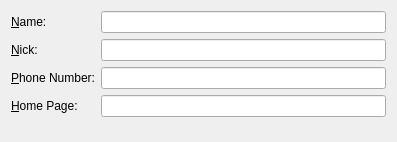
<?xml version="1.0" encoding="UTF-8"?>
<ui version="4.0">
 <class>KoRdfFoaFEditWidget</class>
 <widget class="QWidget" name="KoRdfFoaFEditWidget">
  <property name="geometry">
   <rect>
    <x>0</x>
    <y>0</y>
    <width>397</width>
    <height>142</height>
   </rect>
  </property>
  <layout class="QGridLayout" name="gridLayout">
   <item row="0" column="1">
    <widget class="QLineEdit" name="name"/>
   </item>
   <item row="1" column="1">
    <widget class="QLineEdit" name="nick"/>
   </item>
   <item row="2" column="1">
    <widget class="QLineEdit" name="phone"/>
   </item>
   <item row="0" column="0">
    <widget class="QLabel" name="label">
     <property name="text">
      <string>&amp;Name:</string>
     </property>
     <property name="buddy">
      <cstring>name</cstring>
     </property>
    </widget>
   </item>
   <item row="1" column="0">
    <widget class="QLabel" name="label_2">
     <property name="text">
      <string>&amp;Nick:</string>
     </property>
     <property name="buddy">
      <cstring>nick</cstring>
     </property>
    </widget>
   </item>
   <item row="2" column="0">
    <widget class="QLabel" name="label_3">
     <property name="text">
      <string>&amp;Phone Number:</string>
     </property>
     <property name="buddy">
      <cstring>phone</cstring>
     </property>
    </widget>
   </item>
   <item row="3" column="1">
    <widget class="QLineEdit" name="url"/>
   </item>
   <item row="3" column="0">
    <widget class="QLabel" name="label_4">
     <property name="text">
      <string>&amp;Home Page:</string>
     </property>
     <property name="buddy">
      <cstring>url</cstring>
     </property>
    </widget>
   </item>
   <item row="4" column="1">
    <spacer name="verticalSpacer">
     <property name="orientation">
      <enum>Qt::Vertical</enum>
     </property>
     <property name="sizeHint" stdset="0">
      <size>
       <width>20</width>
       <height>40</height>
      </size>
     </property>
    </spacer>
   </item>
  </layout>
 </widget>
 <resources/>
 <connections/>
</ui>
